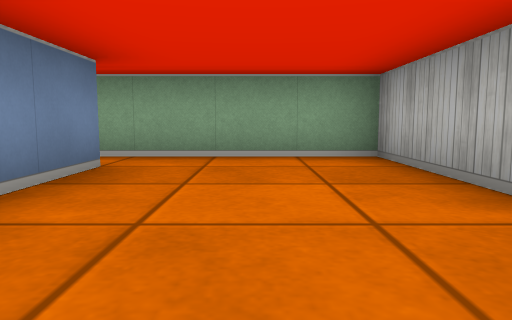
View 1 (above)

17 first-person views from a walk through a cub3D level. The camera is about half as high as the walls, tilts 6° down and sees 70° across. The floor is counted in squares. Each view is taken from the middle of a square. On the plan, view 1 faces up. The plan holds only what a view shows up to about 9 squares ahead; the rest is blank.

View 2
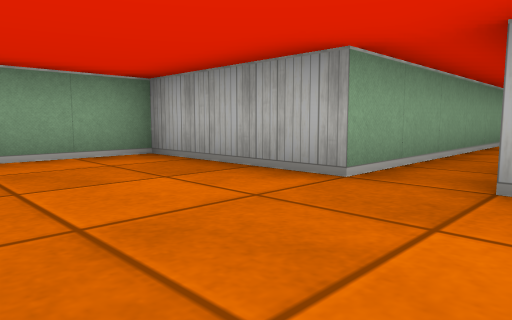

View 3
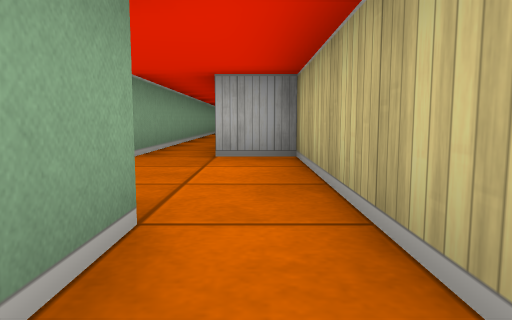

View 4
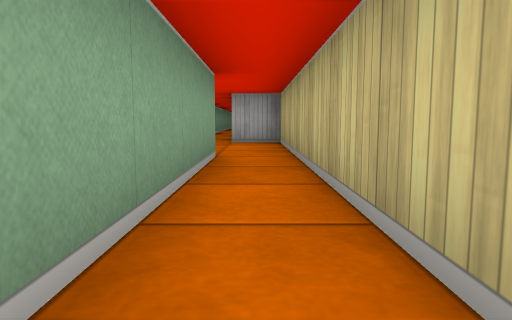

View 5
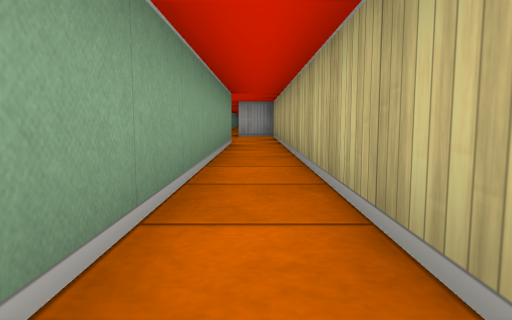

View 6
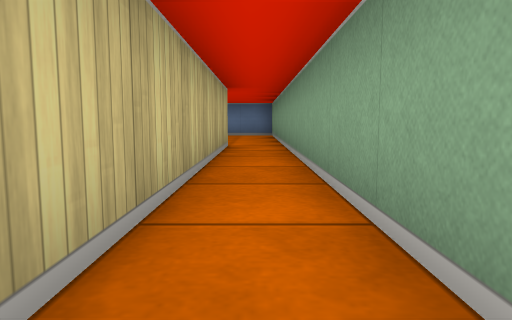

View 7
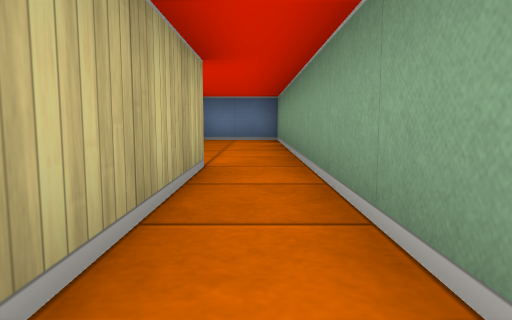

View 8
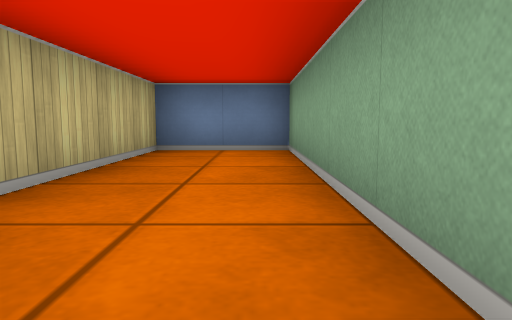

View 9
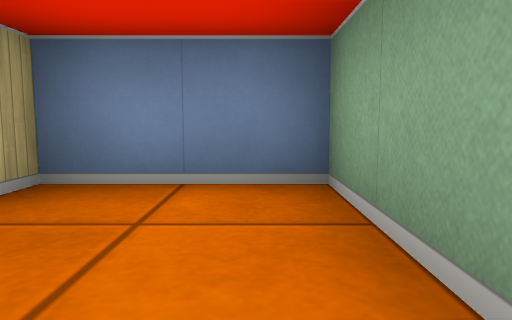

View 10
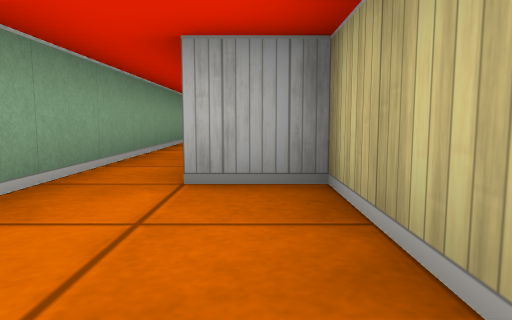

View 11
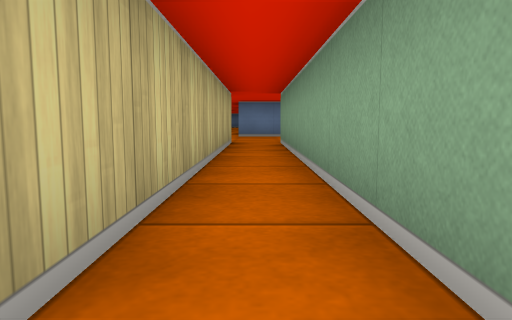

View 12
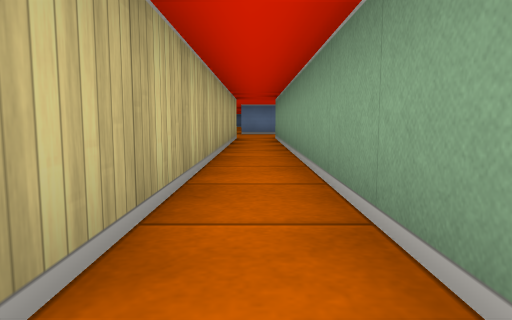

View 13
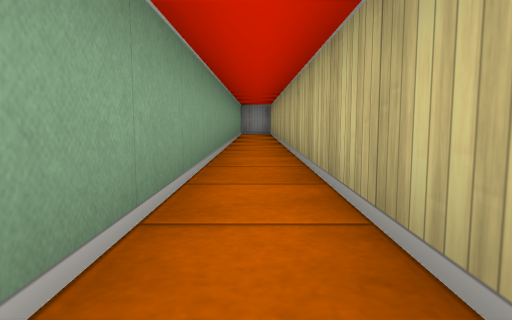

View 14
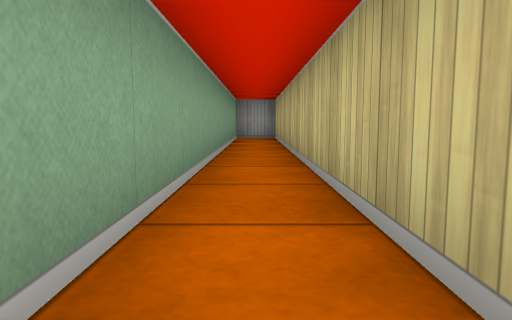

View 15
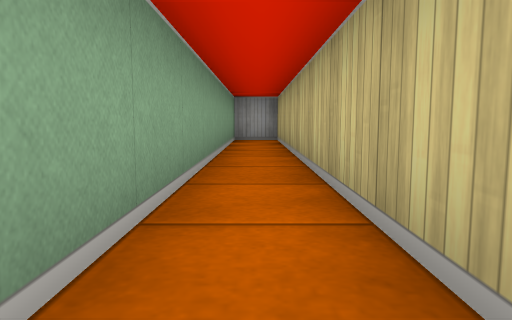

View 16
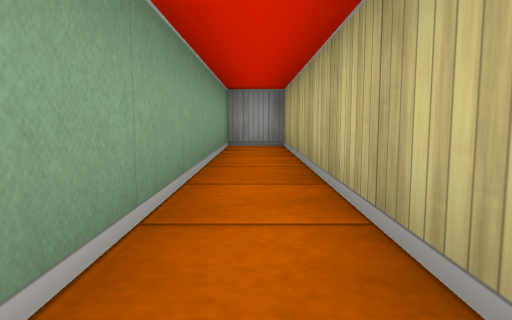

View 17
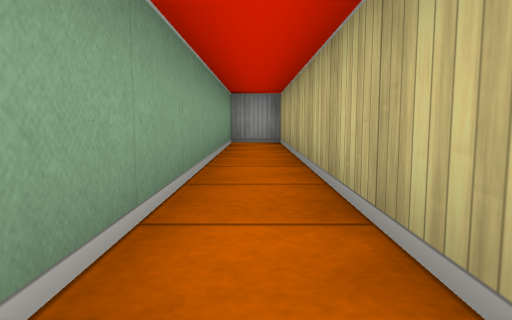

### Floor plan
Points are (right, up) in squares from view 1. A wall is a line through its corners. A room is listed if a view was taken in it or the views show most of it. See-through windows are left out.
Room 1 (views 1, 2, 11, 12, 13, 14, 15, 16, 17)
walls: (-1.5, -0.5) (1.5, -0.5) (1.5, 0.5) (20.5, 0.5) (20.5, 1.5) (1.5, 1.5) (1.5, 4.5) (-2, 4.5); (-1.5, 3.5) (-1.5, 2)
ways out: opening at (-1, 0) to room 2; opening at (-2, 4)
Room 2 (views 3, 4, 5, 6, 7, 8, 9, 10)
walls: (-1.5, 0.5) (-17.5, 0.5) (-17.5, -1.5) (-12.5, -1.5) (-12.5, -0.5) (-1.5, -0.5)
ways out: opening at (-1, 0) to room 1

Positions as (right, up) in squares from view 1, and headings:
1: (0, 0), facing up
2: (-1, 0), facing up-right
3: (-3, 0), facing right
4: (-6, 0), facing right
5: (-9, 0), facing right
6: (-6, 0), facing left
7: (-9, 0), facing left
8: (-12, 0), facing left
9: (-15, 0), facing left
10: (-15, -1), facing right
11: (9, 1), facing left
12: (11, 1), facing left
13: (8, 1), facing right
14: (11, 1), facing right
15: (12, 1), facing right
16: (14, 1), facing right
17: (13, 1), facing right
